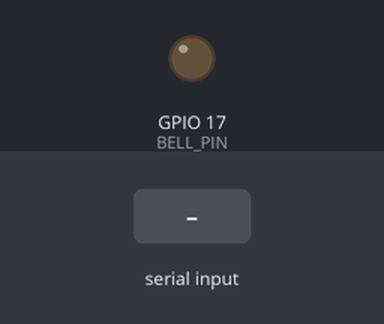
A program run on a simulated Raspberry Pi (BCM pin numbers). On the bench: output pins drawn as LEDs (lit = HIGH). Dashed ring = blinking. Inputs (shaded band) come from the test bench. Threads take turns every 2 ms; the clock reads 2024-03-15 10:24:30 at power-on unless the program sets it; what the program prints to the terminal is not drawn.

Above: at 1.2 s.
1.3 s: "RING" typed at the terminal
At 1.51 s:
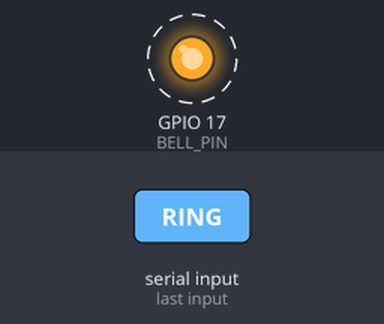
4.3 s: "STOP" typed at the terminal
At 4.3 s:
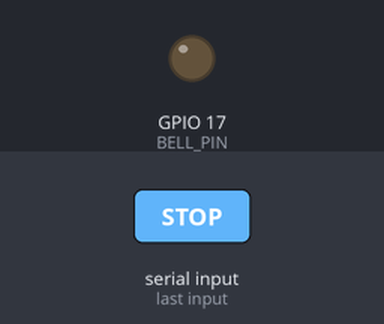
Timing chart, 0 to 7.3 s (numbered marks = the images above; inputs shaded):
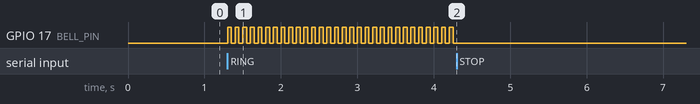

Measured:
- after the input at 1.3 s, GPIO 17 (BELL_PIN): alternates HIGH for 0.05 s and LOW for 0.05 s, starting at once
- after the input at 4.3 s, GPIO 17 (BELL_PIN): stops changing and stays LOW

The program:

bell_controller.py
```python
#!/usr/bin/env python3
"""
Circle Hub — GPIO Bell Controller
Runs as a subprocess launched by the Flutter app (AlarmNotifier).
Communicates via stdin/stdout line protocol:

  RING  → start pulsing the solenoid at 10 Hz (50ms ON / 50ms OFF)
  STOP  → stop pulsing, ensure solenoid is de-energised
  QUIT  → clean up GPIO and exit

GPIO pin 17 (BCM) drives the solenoid via a relay or MOSFET driver.
The 12V solenoid must NOT be driven directly from the Pi GPIO (3.3V logic).
Use a logic-level MOSFET (e.g. IRLZ44N) with a flyback diode across the coil.

Wiring:
  Pi GPIO 17 → MOSFET gate (via 330Ω resistor)
  MOSFET drain → solenoid (-) terminal
  solenoid (+) terminal → 12V supply (+)
  12V supply (-) → MOSFET source → Pi GND
  1N4007 diode → across solenoid coil (cathode to 12V+)
"""

import sys
import threading
import time
import logging

logging.basicConfig(level=logging.INFO, format='[bell] %(message)s')
log = logging.getLogger(__name__)

BELL_PIN     = 17   # BCM pin number
PULSE_ON_S   = 0.05 # 50 ms ON
PULSE_OFF_S  = 0.05 # 50 ms OFF  →  10 Hz hammer rhythm

# ── GPIO init ─────────────────────────────────────────────────────────────

try:
    import RPi.GPIO as GPIO
    GPIO.setmode(GPIO.BCM)
    GPIO.setup(BELL_PIN, GPIO.OUT, initial=GPIO.LOW)
    GPIO_AVAILABLE = True
    log.info('GPIO initialised on BCM pin %d', BELL_PIN)
except (ImportError, RuntimeError) as e:
    GPIO_AVAILABLE = False
    log.warning('GPIO not available (%s) — running in simulation mode', e)

# ── State ──────────────────────────────────────────────────────────────────

_ringing   = threading.Event()
_exit_flag = threading.Event()

# ── Pulse loop (runs in dedicated thread) ─────────────────────────────────

def _pulse_loop():
    while not _exit_flag.is_set():
        if _ringing.is_set():
            if GPIO_AVAILABLE:
                GPIO.output(BELL_PIN, GPIO.HIGH)
            time.sleep(PULSE_ON_S)

            if GPIO_AVAILABLE:
                GPIO.output(BELL_PIN, GPIO.LOW)
            time.sleep(PULSE_OFF_S)
        else:
            # Idle — sleep cheaply
            time.sleep(0.05)

_pulse_thread = threading.Thread(target=_pulse_loop, daemon=True, name='bell-pulse')
_pulse_thread.start()

# ── Command reader (main thread) ────────────────────────────────────────────

log.info('Bell controller ready. Waiting for commands on stdin.')

try:
    for raw_line in sys.stdin:
        cmd = raw_line.strip().upper()
        if not cmd:
            continue

        if cmd == 'RING':
            log.info('RING command received — starting pulse')
            _ringing.set()

        elif cmd == 'STOP':
            log.info('STOP command received — stopping pulse')
            _ringing.clear()
            if GPIO_AVAILABLE:
                GPIO.output(BELL_PIN, GPIO.LOW)

        elif cmd == 'QUIT':
            log.info('QUIT command received — cleaning up')
            break

        else:
            log.warning('Unknown command: %r', cmd)

except (KeyboardInterrupt, EOFError):
    pass

finally:
    _exit_flag.set()
    _ringing.clear()
    if GPIO_AVAILABLE:
        GPIO.output(BELL_PIN, GPIO.LOW)
        GPIO.cleanup()
    log.info('Bell controller exited cleanly')
```
